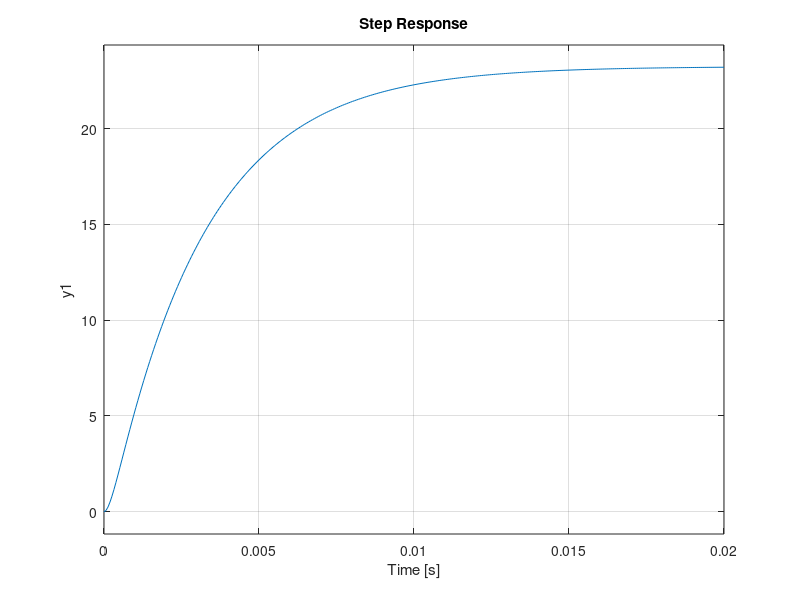

Write the MATLAB code that produced this figure. (Note: this script raises an error after producing the figure.)
clc
close all
clear all
close all
% Inductance
s = tf('s');
% Motor Torque Const & Electromotive force const
K = 42.9e-3
% Moment of intertia
J = 22.519e-7
% Mechanical Time Const
Tm = 3.09e-3
% Motor Viscous Friction Const
b = 2.18e-6;
% Inductance
L = 0.514e-3
% Electric Resistance
R = 2.68


global P_motor;
P_motor = K/((J*s + b)*(L*s + R) + K*K)

%linearSystemAnalyzer('step', P_motor);
figure(1)
step(P_motor);grid on;
info = stepinfo(P_motor)
zsyz = zpk(P_motor)